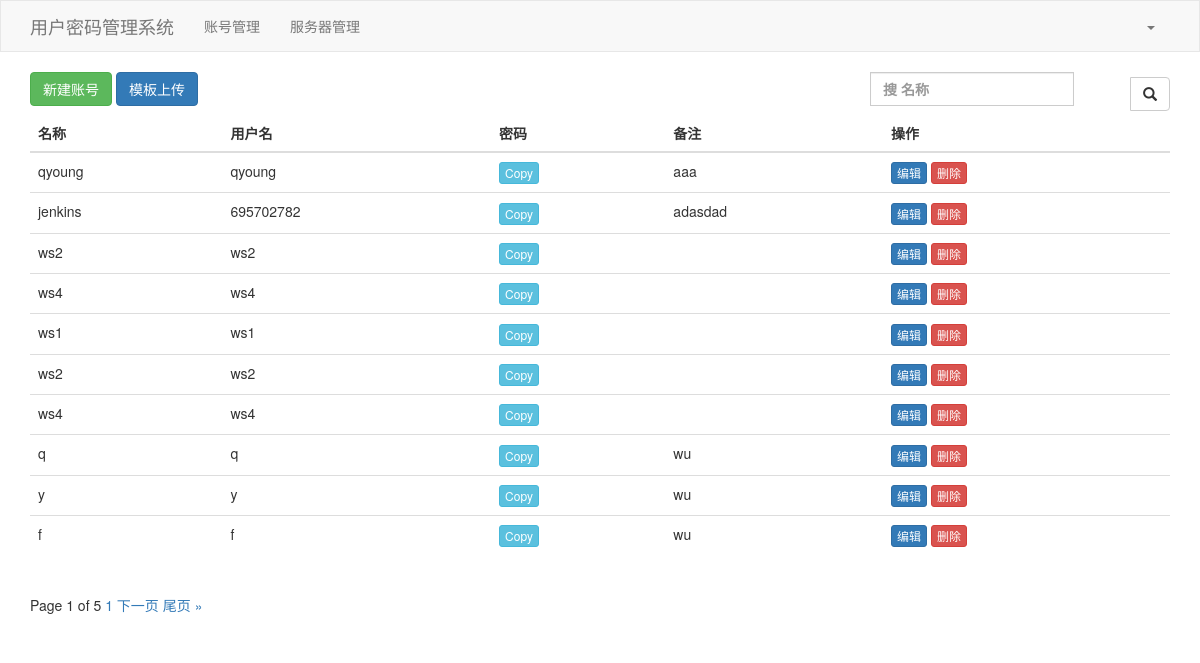
The page /account/list/ (signed in) on the database as committed earlier.
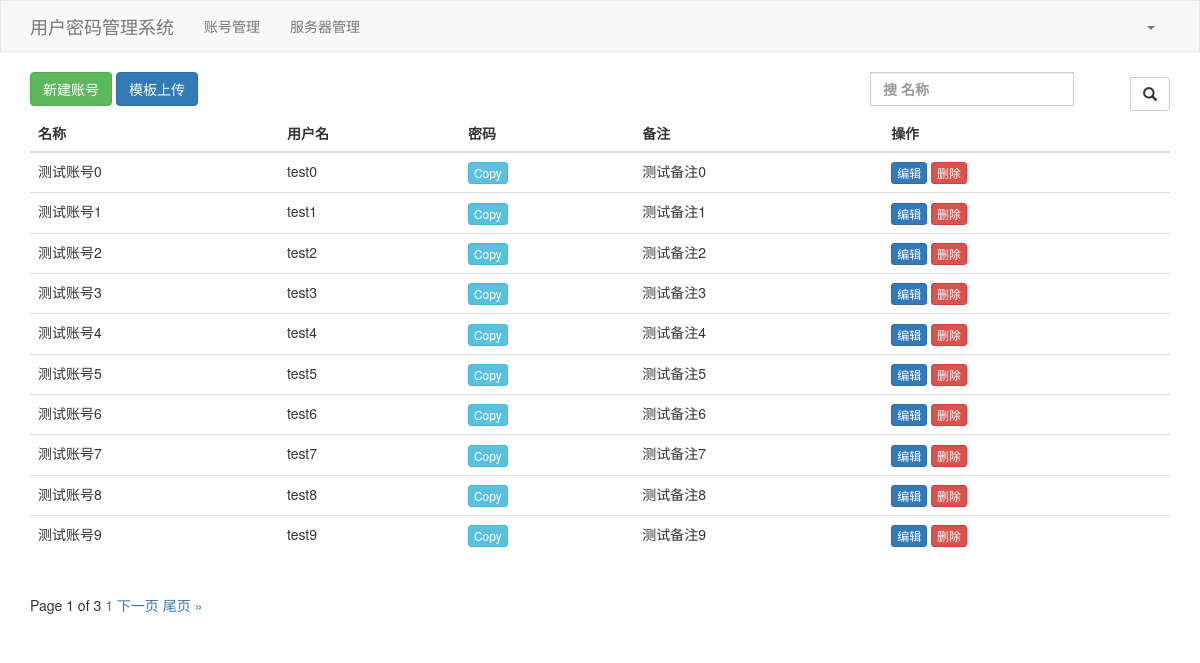
The same page on the database as committed later.
### accountStorage/models.py (models this page shows, shortened)
class AccountPassword(models.Model):
    name = models.CharField(verbose_name="名称", max_length=32, primary_key=False)
    username = models.CharField(verbose_name="用户名", max_length=32)
    password = models.CharField(verbose_name="密码", max_length=128)
    note = models.CharField(verbose_name="备注", max_length=128, blank=True, null=True)

### accountStorage/views/account.py (the view)
# urls.py: path('list/', account.account_list, name='account_list'),
@login_check
def account_list(request):
    data = {}
    search_data = request.GET.get('search', "")
    if search_data:
        data["username__contains"] = search_data
    form = UserModelForm()
    data_list = AccountPassword.objects.filter(**data).order_by("id")
    paginator = Paginator(data_list, 10)
    page_number = request.GET.get('page')
    page_obj = paginator.get_page(page_number)
    keys = AccountPassword._meta.fields
    keys_list = [keys[i].verbose_name for i in range(len(keys))]
    context = {
        "title": "账号列表",
        "search_data": search_data,
        "key_list": keys_list,
        "data_list": data_list,
        "page_obj": page_obj,
        "form": form,
        "excel_url": "/media/excel/account.xlsx",
    }
    return render(request, 'accountStorage/account.html', context)

### accountStorage/untils/forms.py
class UserModelForm(BootstrapModelForm):
    password = forms.CharField(label="密码", widget=forms.PasswordInput)
    class Meta:
        model = AccountPassword
        fields = ["name", "username", "password", "note"]

### accountStorage/untils/auth.py (called while the page is built)
def login_check(func):
    @wraps(func)
    def wrapper(request):
        if not request.session.get('info', None):
            return redirect("accountStorage:login")
        else:
            return func(request)
    return wrapper

### accountStorage/templates/accountStorage/account.html (shortened to what this page needs)
{% extends 'accountStorage/layout.html' %}
{% block content %}
    <button type="button" class="btn btn-success" onclick="BtnAddEvent()">新建账号</button>
    <button type="button" class="btn btn-primary" data-toggle="modal" onclick="UploadEvent()">模板上传</button>
    <div style="float: right;width: 300px">
        <form method="get">
            <div class="input-group">
                <label>
                    <input type="text" class="form-control" placeholder="搜 名称" name="search" value="{{ search_data }}"/>
                </label>
                <span class="input-group-btn">
                <button class="btn btn-default" type="submit">
                    <span class="glyphicon glyphicon-search" aria-hidden="true"></span>
                </button>
                </span>
            </div>
        </form>
    </div>
    <div class="bs-example" data-example-id="hoverable-table">
        <table class="table table-hover">
            <thead>
            <tr>
                {% for key in key_list %}
                    {% if key == 'password' %}
                        <th>{{ key }}</th>
                    {% elif key != 'ID' %}
                        <th>{{ key }}</th>
                    {% endif %}
                {% endfor %}
                <th>操作</th>
            </tr>
            </thead>
            <tbody>
            {% for data in page_obj %}
                <tr>
                    <td>{{ data.name }}</td>
                    <td>{{ data.username }}</td>
                    <td>
                        {% if data.password %}
                            <button class="btn btn-info btn-xs" onclick="copyToClip('{{ data.password }}')">Copy
                            </button>
                        {% endif %}
                    </td>
                    <td>{{ data.note|default_if_none:"" }}</td>
                    <td>
                        <a class="btn btn-primary btn-xs btn-edit" onclick="BtnEditEvent({{ data.id }})">编辑</a>
                        <a class="btn btn-danger btn-xs btn-delete" onclick="BtnDeleteEvent({{ data.id }})">删除</a>
                    </td>
                </tr>
            {% endfor %}
            </tbody>
        </table>
    </div>
    <div class="pagination">
    <span class="step-links">
        <span class="current">
            Page {{ page_obj.number }} of {{ page_obj.paginator.num_pages }}
        </span>
        <a href="?page={{ page_obj.start_index }}&search={{ search_data }}">{{ page_obj.number }}</a>
        {% if page_obj.has_next %}
            <a href="?page={{ page_obj.next_page_number }}&search={{ search_data }}">下一页</a>
            <a href="?page={{ page_obj.paginator.num_pages }}&search={{ search_data }}">尾页 &raquo;</a>
        {% endif %}
    </span>
    </div>
{% endblock %}

### accountStorage/templates/accountStorage/layout.html (shortened to what this page needs)
{% load static %}
<!DOCTYPE html>
<html lang="en">
<head>
    <link rel="stylesheet" href="{% static 'accountStorage/plugins/bootstrap-3.4.1-dist/css/bootstrap.min.css' %}">
</head>
<body>
<nav class="navbar navbar-default">
    <div class="container">
        <div class="navbar-header">
            <a class="navbar-brand" href="#">用户密码管理系统</a>
        </div>
        <div class="collapse navbar-collapse" id="bs-example-navbar-collapse-1">
            <ul class="nav navbar-nav">
                <li><a href="{% url 'accountStorage:account_list' %}">账号管理</a></li>
            </ul>
            <ul class="nav navbar-nav">
                <li><a href="{% url 'accountStorage:server_list' %}">服务器管理</a></li>
            </ul>
            <ul class="nav navbar-nav navbar-right">
                <li class="dropdown">
                    <a href="#" class="dropdown-toggle" data-toggle="dropdown" role="button" aria-haspopup="true"
                       aria-expanded="false">{{ request.session.info.username }}<span class="caret"></span></a>
                </li>
            </ul>
        </div>
    </div>
</nav>
<div class="container">
    {% block content %}{% endblock %}
</div>
</body>
</html>

### accountStorage/templates/accountStorage/layout.html (style rules this page uses)
.navbar { border-radius: 0; }

Rows that differ between the two databases and show on the page:
removed AccountPassword: name "qyoung", username "qyoung", note "aaa"
removed AccountPassword: name "jenkins", username "695702782", note "adasdad"
removed AccountPassword: name "ws2", username "ws2"
removed AccountPassword: name "ws4", username "ws4"
removed AccountPassword: name "ws1", username "ws1"
removed AccountPassword: name "ws2", username "ws2"
removed AccountPassword: name "ws4", username "ws4"
removed AccountPassword: name "q", username "q", note "wu"
removed AccountPassword: name "y", username "y", note "wu"
removed AccountPassword: name "f", username "f", note "wu"
added AccountPassword: name "测试账号0", username "test0", note "测试备注0"
added AccountPassword: name "测试账号1", username "test1", note "测试备注1"
added AccountPassword: name "测试账号2", username "test2", note "测试备注2"
added AccountPassword: name "测试账号3", username "test3", note "测试备注3"
added AccountPassword: name "测试账号4", username "test4", note "测试备注4"
added AccountPassword: name "测试账号5", username "test5", note "测试备注5"
added AccountPassword: name "测试账号6", username "test6", note "测试备注6"
added AccountPassword: name "测试账号7", username "test7", note "测试备注7"
added AccountPassword: name "测试账号8", username "test8", note "测试备注8"
added AccountPassword: name "测试账号9", username "test9", note "测试备注9"
Other text that changed with them:
{{ page_obj.paginator.num_pages }}: "5" → "3"
